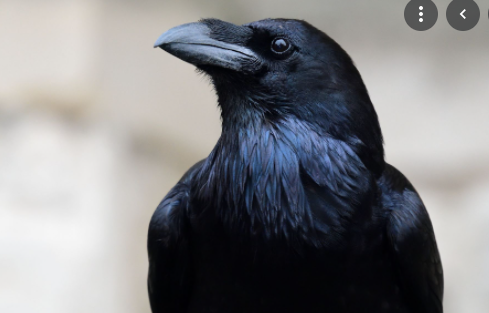
#> input picture Annotation Tool/images_data/img1.png, 489 x 313 px; its folder holds only this picture in this run
$ jupyter execute --allow-errors 'Annotation Script.ipynb'
#> lines starting #> are read from the running program, lines starting #| are printed output that depends on the picture; after the words box and inside, x2 and y2 are one past the last pixel; in counts of white or black regions, pixels touching at a corner belong together
### OpCV_Utils.py
######################################################################################################################################
##################### OpenCV Utilities Module by Matheus D. Pereira (https://github.com/Mafeuz) ######################################
######################################################################################################################################

import numpy as np
import matplotlib.pyplot as plt
import cv2

# [30 lines of commented-out code are left out]
# [164 lines left out: functions imgFourierTransform, invImgFourierTransform, img_translation, img_rotation, affine_transform, gray_histogram and 2 more, not called in this run]

######################################################################################################################################
def show_multiple_imgs_plt(images_array, titles_array, fig_size = (15,15), show_axis=False):
    # Function for outputing plt subplots from images (RGB).
    # Each row of images must have the same number of elements as the others.
    # list/array form: [row1,row2,...rowN], row = [element1, element2,...elementN]

    if (len(images_array) > 1) & (len(images_array[0]) > 1):
        fig, axis = plt.subplots(len(images_array), len(images_array[0]), figsize = fig_size)

        for i in range(len(images_array)):
            for j in range(len(images_array[0])):
                axis[i][j].imshow(images_array[i][j])
                axis[i][j].set_anchor('NW')
                axis[i][j].set_title('{}'.format(titles_array[i][j]), fontdict = {'fontsize': 15, 'fontweight': 'medium'}, pad = 10)
                if not show_axis:
                    axis[i][j].axis('off')

    if (len(images_array) == 1):
        fig, axis = plt.subplots(1, len(images_array[0]), figsize = fig_size)
        for j in range(len(images_array[0])):
            axis[j].imshow(images_array[0][j])
            axis[j].set_anchor('NW')
            axis[j].set_title('{}'.format(titles_array[0][j]), fontdict = {'fontsize': 15, 'fontweight': 'medium'}, pad = 10)
            if not show_axis:
                axis[j].axis('off')

    if (len(images_array[0]) == 1):
        fig, axis = plt.subplots(len(images_array), 1, figsize = fig_size)
        for j in range(len(images_array)):
            axis[j].imshow(images_array[j][0])
            axis[j].set_anchor('NW')
            axis[j].set_title('{}'.format(titles_array[j][0]), fontdict = {'fontsize': 15, 'fontweight': 'medium'}, pad = 10)
            if not show_axis:
                axis[j].axis('off')

######################################################################################################################################
# [476 lines left out: functions stackImgs, color_filtering, thresh_img, custom_canny, canny_trackbars, find_contours and 10 more, not called in this run]

######################################################################################################################################

### Annotation Tool/Annotation Script.ipynb
#### Annotation Tool Script ####
* Annotation Script for Images Object Classification

[cell 1]
import numpy as np
import cv2
import glob
import sys
import os

[cell 2]
import tkinter as tk
import tkinter.simpledialog

[cell 3]
import sys
sys.path.append('C:/Users/Mafeus/Desktop/Git_Repos/OpenCV')
import OpCV_Utils

[cell 4]
data_folder_path = 'images_data/'
images = glob.glob(data_folder_path + '*.png')

data_file = open('data.txt', 'a+')
data_info = open('data_info.txt', 'a+')

#### Image Annotation Loop

[cell 5]
main = tk.Tk()
main.withdraw()

bboxes = []
cnt = 0

for img_path in (images):

    img_name = img_path.split('\\')[-1].split(',')[0]
    img = cv2.imread(img_path)
#> img is the input picture: shape (313, 489, 3); mean B, G, R 133.6, 130.9, 130.5
    img = cv2.resize(img, (360,300))
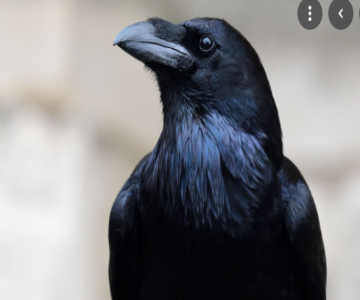
#> img: shape (300, 360, 3); mean B, G, R 133.5, 130.8, 130.4

    copy = img.copy()
    cv2.putText(copy, 'Is this image valid? Y/N/D(delete)', (20, img.shape[0]-20),cv2.FONT_HERSHEY_SIMPLEX, 0.5, (255, 150, 0), 2)
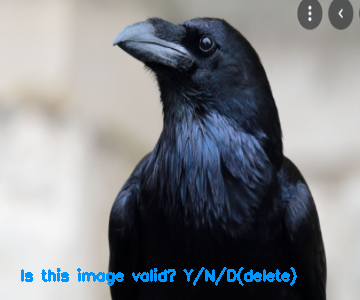
#> copy: shape (300, 360, 3); 1.68% of pixels changed, all inside (x1, y1, x2, y2) = (21, 267, 297, 286)
    cv2.imshow("Select Object", copy)
    cv2.waitKey(1)

    key = cv2.waitKey(0) or 0xff
#> (key Esc is pressed here)

    if key == ord('y'):

        bboxes.append([img_name])

        cv2.putText(img, 'Define Object Bounding Box', (20, img.shape[0]-20),cv2.FONT_HERSHEY_SIMPLEX, 0.5, (255, 150, 0), 2)

        n_objects = int(tkinter.simpledialog.askstring('Objs', 'Define Number of Objects you want to classify in this image: '))

        for j in range(n_objects):

            roi = cv2.selectROI("Select Object", img)
            p_start = (roi[0], roi[1])
            p_end = (roi[0]+roi[2], roi[1]+roi[3])

            class_name = tkinter.simpledialog.askstring('Define Class', 'Define Class: ')

            bboxes[cnt].append([p_start, p_end, class_name])

        data_file.write((str(bboxes[cnt]) + "\r"))

        cnt += 1

    if key == ord('n'):
        continue

    if key == ord('d'):
        os.remove(img_path)
        print(img_name  + " deleted!")

cv2.destroyAllWindows()
data_file.close()

for i in bboxes:
    print(i)

#### Save Classes Info to data_info.txt

[cell 6]
class_names = []

for bbox in bboxes:
    for j in range(1,len(bbox)):
        name = bbox[j][2]

        if name not in class_names:
            class_names.append(name)

data_info.write('Number of Classes: ' + str(len(class_names)) + "\r")
data_info.write('Classes:' + str(class_names) + "\r")
data_info.close()

print('Number of Classes:', len(class_names))
print('Classes: ', class_names)

#### Checking Bounding Boxes

[cell 7]
imgs = []
titles = []

for i, bbox in enumerate(bboxes):
    image = cv2.imread(data_folder_path + bboxes[i][0])
    image = cv2.resize(image, (360,300))

    bbox = bboxes[i]
    for j in range(1,len(bbox)):
        cv2.rectangle(image, bbox[j][0], bbox[j][1], (0,0,255), 2)

    image = cv2.cvtColor(image, cv2.COLOR_BGR2RGB)
    imgs.append(image)
    titles.append('img:{}'.format(i+1))
    print(bbox)

#> (the rest of this cell did not finish here and is left out)

$ run again, on Annotation Tool/images_data/img2.png
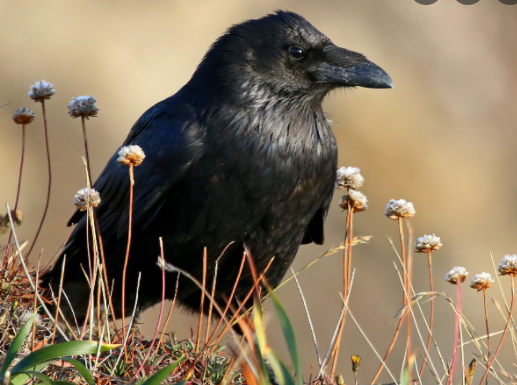
#> input picture Annotation Tool/images_data/img2.png, 517 x 385 px
#> img is the input picture: shape (385, 517, 3); mean B, G, R 94.9, 118.9, 135.8
#> `img = cv2.resize(img, (360,300))`:
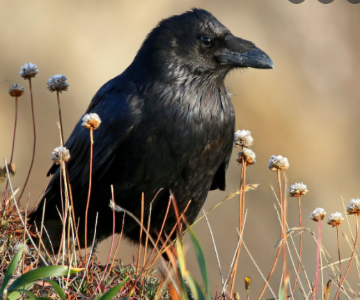
#> img: shape (300, 360, 3); mean B, G, R 94.8, 118.8, 135.6
#> `cv2.putText(copy, 'Is this image valid? Y/N/D(delete)', (20, img.shape..`:
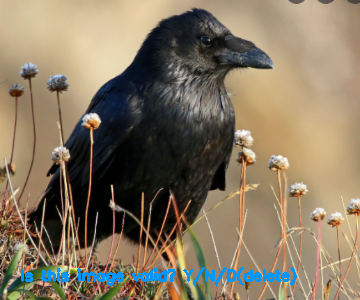
#> copy: shape (300, 360, 3); 1.68% of pixels changed, all inside (x1, y1, x2, y2) = (21, 267, 297, 286)

$ run again, on Annotation Tool/images_data/img3.png
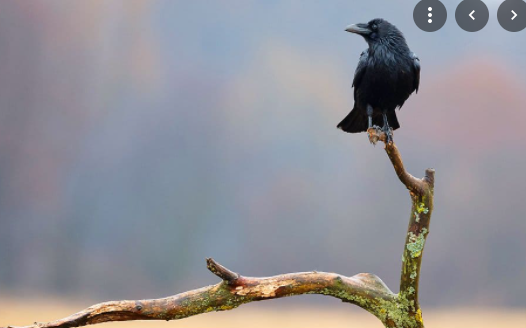
#> input picture Annotation Tool/images_data/img3.png, 526 x 328 px
#> img is the input picture: shape (328, 526, 3); mean B, G, R 151.5, 145.2, 145.7
#> `img = cv2.resize(img, (360,300))`:
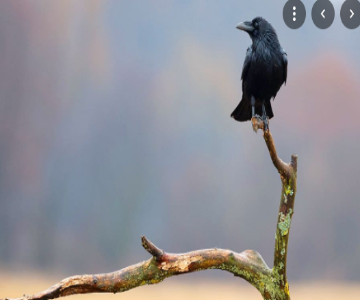
#> img: shape (300, 360, 3); mean B, G, R 151.4, 145.1, 145.6
#> `cv2.putText(copy, 'Is this image valid? Y/N/D(delete)', (20, img.shape..`:
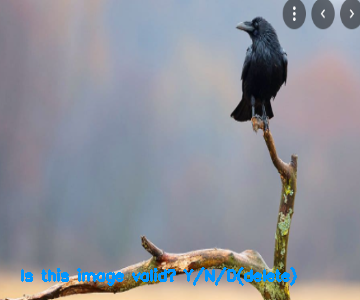
#> copy: shape (300, 360, 3); 1.68% of pixels changed, all inside (x1, y1, x2, y2) = (21, 267, 297, 286)
